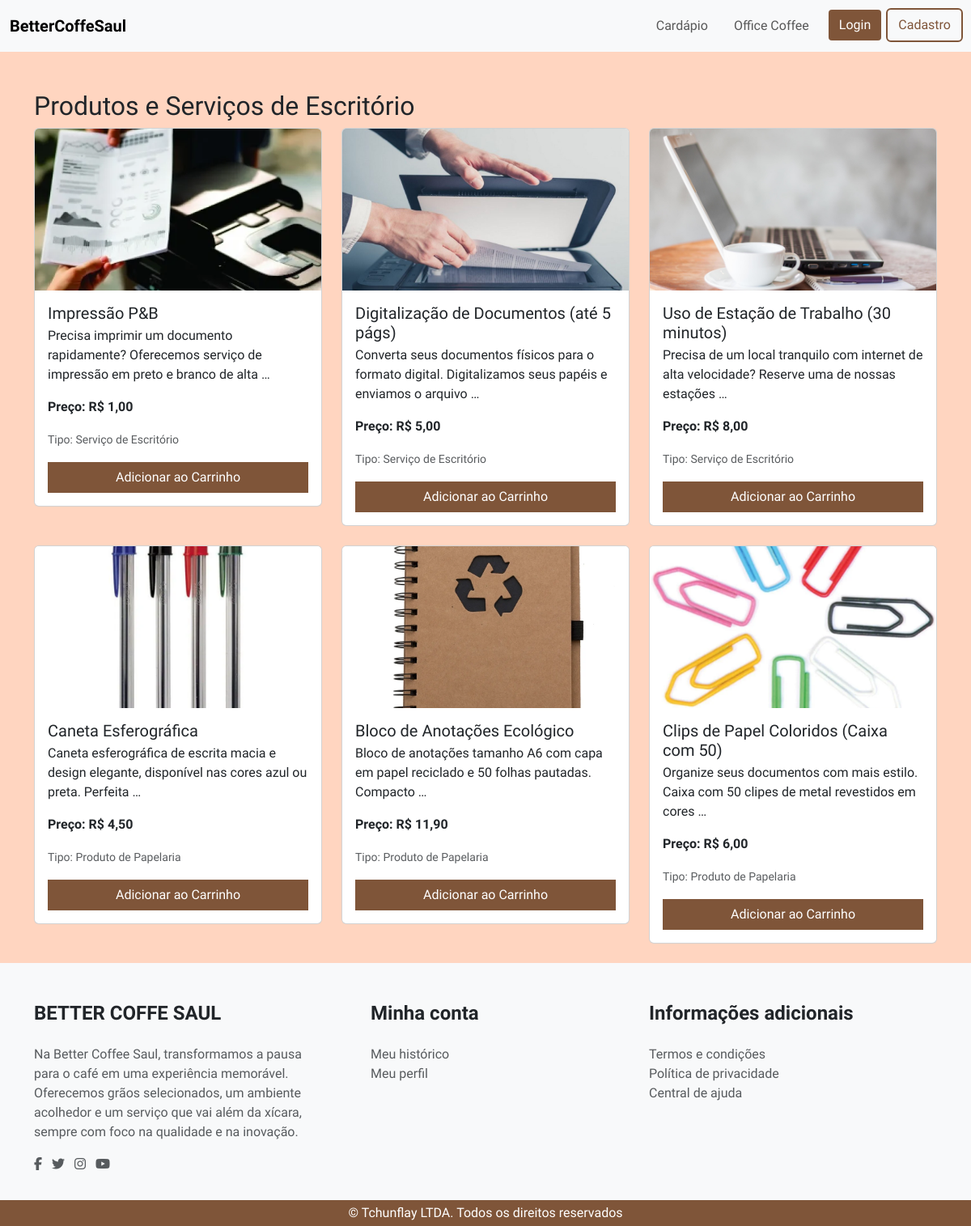
Screenshot of /coffeoffice/ with the database file from the repository.
### coffeoffice/models.py (models this page shows, shortened)
class OfficeItem(models.Model):
    ITEM_TYPE_CHOICES = [
        ('PROD', 'Produto de Papelaria'),
        ('SERV', 'Serviço de Escritório'),
    ]
    nome = models.CharField(max_length=100)
    descricao = models.TextField(blank=True, null=True)
    preco = models.DecimalField(max_digits=6, decimal_places=2)
    tipo_item = models.CharField(max_length=4, choices=ITEM_TYPE_CHOICES, default='PROD')
    foto = models.ImageField(upload_to='fotos_office_items/', blank=True, null=True, default='fotos_office_items/default.png')
    disponivel = models.BooleanField(default=True)
    adicionado = models.DateTimeField(default=timezone.now)
    editado = models.DateTimeField(auto_now=True)

### coffeoffice/views.py (the view)
# urls.py: path('', views.office_list, name='office_list'),
def office_list(request):
    items = OfficeItem.objects.filter(disponivel=True)
    context = {'office_items': items}
    return render(request, 'coffeoffice/office_list.html', context)

### coffeoffice/templates/coffeoffice/office_list.html (shortened to what this page needs)
{% extends "base.html" %}
{% load static %}
{% block content %}
<div class="container mt-5">
    <h2>Produtos e Serviços de Escritório</h2>
    <div class="row">
        {% for item in office_items %}
        <div class="col-md-4 mb-4">
            <div class="card">
                {% if item.foto %}
                    <img src="{{ item.foto.url }}" class="card-img-top" alt="{{ item.nome }}" style="max-height: 200px; object-fit: cover;">
                {% else %}
                    <img src="../../../media/fotos_cardapio/default.png" class="card-img-top" alt="Imagem Padrão" style="max-height: 200px; object-fit: cover;">
                {% endif %}
                <div class="card-body">
                    <h5 class="card-title mb-1">{{ item.nome }}</h5>
                    <p class="card-text">{{ item.descricao|truncatewords:15 }}</p>
                    <p class="card-text"><strong>Preço: R$ {{ item.preco|floatformat:2 }}</strong></p>
                    <p class="card-text"><small class="text-muted">Tipo: {{ item.get_tipo_item_display }}</small></p>
                    <a href="{% url 'cart:add_office_item_to_cart' item.id %}" class="btn btn-orange rounded-0 w-100">Adicionar ao Carrinho</a>
                </div>
            </div>
        </div>
        {% empty %}
        <p>Nenhum item de escritório disponível no momento.</p>
        {% endfor %}
    </div>
</div>
{% endblock %}

### static/css/theme.css (style rules this page uses)
:root { --bg-coffe: #7f5539; --bg-coffe-hd: #ad8973; --bg-coffe-md: #b7927f; --bg-coffe-lg: #b1937d; --bg-orange: #7f5539; --bg-orange-hover: #b77e59; --bg-black: #000000; --bg-cinza-1: #757575; --bg-cinza-2: #F4F4F4; --bg-white: #FFFFFF; --bg-yellow: #FCB705; --bg-roxo: #E9008C; }
html, body { background-color: #ffd5c0; font-family: "Ruda", sans-serif; font-weight: 400; font-size: 16px; width: 100%; height: 100%; }
.card-img-top { width: 100%; height: 200px; object-fit: cover; }
a { color: #ad8973; text-decoration: none; }

### static/css/buttons.css (style rules this page uses)
.btn-orange { color: var(--bg-white); background-color: var(--bg-orange); outline: none; box-shadow: none; font-size: 1rem; font-family: "Ruda","sans-serif"; font-weight: 400; }

### rows the page displays
OfficeItem: foto (picture), nome "Impressão P&B", descricao "Precisa imprimir um documento rapidamente? Oferecemos serviço de impressão em preto e branco de alta …", preco "1,00", tipo_item "Serviço de Escritório"
OfficeItem: foto (picture), nome "Digitalização de Documentos (até 5 págs)", descricao "Converta seus documentos físicos para o formato digital. Digitalizamos seus papéis e enviamos o arquivo …", preco "5,00", tipo_item "Serviço de Escritório"
OfficeItem: foto (picture), nome "Uso de Estação de Trabalho (30 minutos)", descricao "Precisa de um local tranquilo com internet de alta velocidade? Reserve uma de nossas estações …", preco "8,00", tipo_item "Serviço de Escritório"
OfficeItem: foto (picture), nome "Caneta Esferográfica", descricao "Caneta esferográfica de escrita macia e design elegante, disponível nas cores azul ou preta. Perfeita …", preco "4,50", tipo_item "Produto de Papelaria"
OfficeItem: foto (picture), nome "Bloco de Anotações Ecológico", descricao "Bloco de anotações tamanho A6 com capa em papel reciclado e 50 folhas pautadas. Compacto …", preco "11,90", tipo_item "Produto de Papelaria"
OfficeItem: foto (picture), nome "Clips de Papel Coloridos (Caixa com 50)", descricao "Organize seus documentos com mais estilo. Caixa com 50 clipes de metal revestidos em cores …", preco "6,00", tipo_item "Produto de Papelaria"
